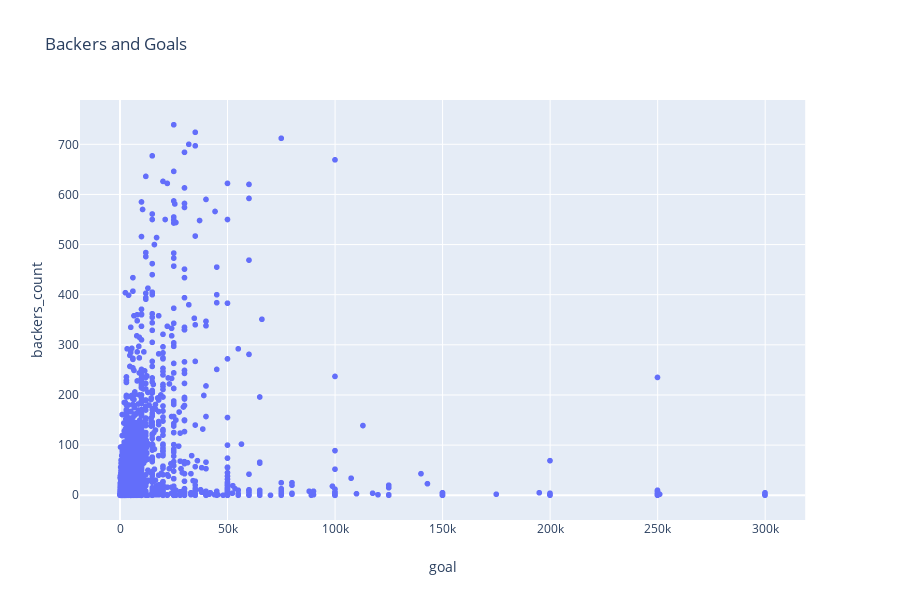

Source (notebook cell):
### Markdown cell above
Interpretation of above plot(s): 

1) In general, the number of backers appears to be positively correlated with the comparative success of a campaign. 

2) In the case of a spotlight status of 'True', there is higher variability in the number of backers among the comparatively less-successful campaigns; 

3) There appears to be a greater proportion of campaigns that are staff_picks among the spotlighted group, with neither the number of backers nor comparative success appearing to influence what campaign becomes a staff-pick; 

4) In the un-spotlighted group, the number of backers seems positively correlated with success up to a point, with success improving (from 10 to 6) as the distribution in the number of backers becomes less concentrated (at the low-end).

### Code cell
# Plot to check for relation between the continuous features
fig = px.scatter(df2, x="goal", y="backers_count", title='Backers and Goals')
fig.show();

# Backers seem to invariably favor the comparatively more modest goals

### Figure 1 — Plotly figure (JSON) as saved in the notebook; plotly's stock layout.template omitted (floating-point values rounded to 4 significant figures; data arrays with more than 128 entries replaced by an {"elided": "..."} marker saying what was removed)
{"data": [{"hoverlabel": {"namelength": 0}, "hovertemplate": "goal=%{x}<br>backers_count=%{y}", "legendgroup": "", "marker": {"color": "#636efa", "symbol": "circle"}, "mode": "markers", "name": "", "showlegend": false, "type": "scattergl", "x": {"elided": "2361 float values"}, "xaxis": "x", "y": {"elided": "2361 int values"}, "yaxis": "y"}], "layout": {"height": 600, "legend": {"tracegroupgap": 0}, "title": {"text": "Backers and Goals"}, "xaxis": {"anchor": "y", "domain": [0, 0.98], "title": {"text": "goal"}}, "yaxis": {"anchor": "x", "domain": [0, 1], "title": {"text": "backers_count"}}}}
